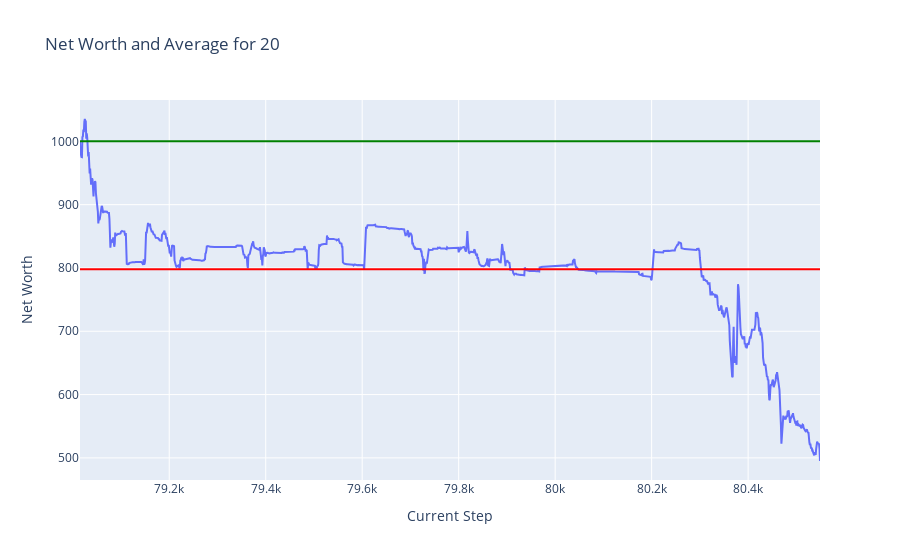
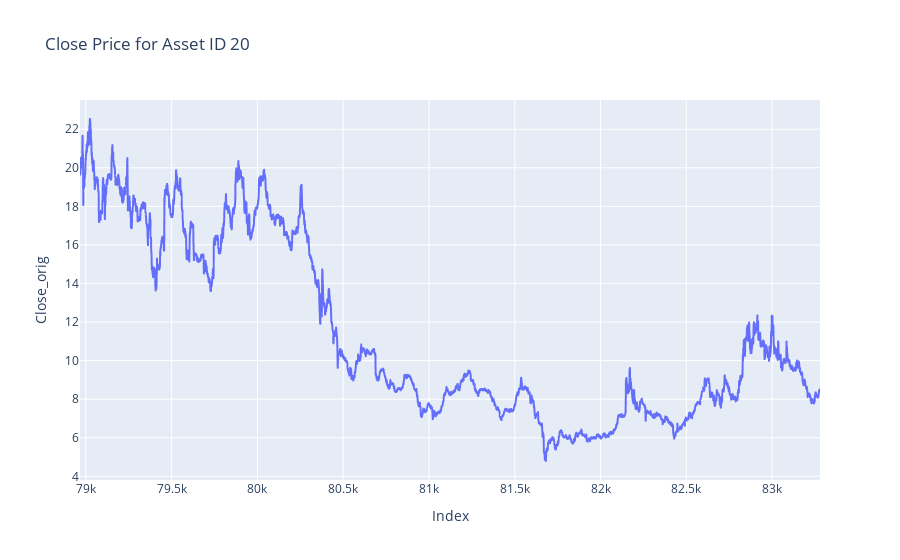
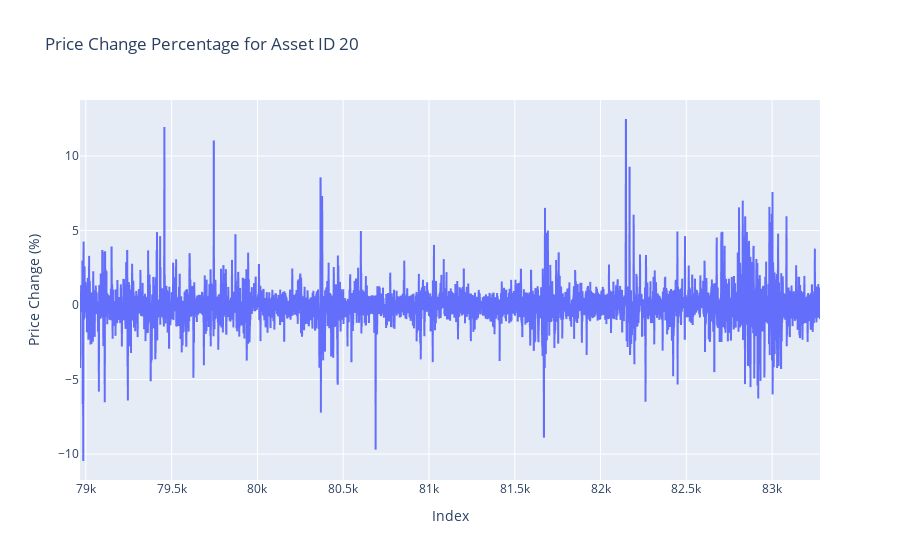
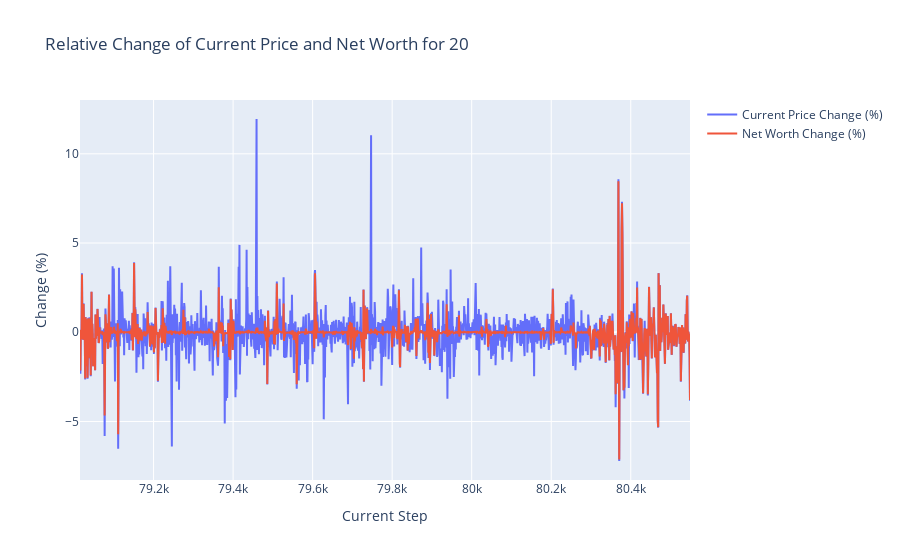

The notebook cell these images were saved under, in order:
### Markdown cell above
## Plots

### Code cell
token = 20
plot_token_data(df = train_hist_df, token = token)
plot_close_by_asset(df= train_df, asset_id= token)
plot_price_change_by_asset(df= train_df, asset_id= token)
plot_relative_change_by_token(df = train_hist_df, token = token)

### Figure 1 — Plotly figure (JSON) as saved in the notebook; plotly's stock layout.template omitted (floating-point values rounded to 4 significant figures; data arrays with more than 128 entries replaced by an {"elided": "..."} marker saying what was removed)
{"data": [{"mode": "lines", "name": "Net Worth", "type": "scatter", "x": {"elided": "1535 int values"}, "y": {"elided": "1535 float values"}}], "layout": {"shapes": [{"line": {"color": "green"}, "name": "Net Worth = 1000", "type": "line", "x0": 0, "x1": 1, "xref": "x domain", "y0": 1000, "y1": 1000, "yref": "y"}, {"line": {"color": "red"}, "name": "Average Net Worth = 798.05", "type": "line", "x0": 0, "x1": 1, "xref": "x domain", "y0": 798.1, "y1": 798.1, "yref": "y"}], "title": {"text": "Net Worth and Average for 20"}, "xaxis": {"title": {"text": "Current Step"}}, "yaxis": {"title": {"text": "Net Worth"}}}}

### Figure 2 — Plotly figure (JSON) as saved in the notebook; plotly's stock layout.template omitted (floating-point values rounded to 4 significant figures; data arrays with more than 128 entries replaced by an {"elided": "..."} marker saying what was removed)
{"data": [{"hovertemplate": "Index=%{x}<br>Close_orig=%{y}<extra></extra>", "legendgroup": "", "line": {"color": "#636efa", "dash": "solid"}, "marker": {"symbol": "circle"}, "mode": "lines", "name": "", "showlegend": false, "type": "scattergl", "x": {"elided": "4314 int values"}, "xaxis": "x", "y": {"elided": "4314 float values"}, "yaxis": "y"}], "layout": {"legend": {"tracegroupgap": 0}, "title": {"text": "Close Price for Asset ID 20"}, "xaxis": {"anchor": "y", "domain": [0, 1], "title": {"text": "Index"}}, "yaxis": {"anchor": "x", "domain": [0, 1], "title": {"text": "Close_orig"}}}}

### Figure 3 — Plotly figure (JSON) as saved in the notebook; plotly's stock layout.template omitted (floating-point values rounded to 4 significant figures; data arrays with more than 128 entries replaced by an {"elided": "..."} marker saying what was removed)
{"data": [{"hovertemplate": "Index=%{x}<br>Price Change (%)=%{y}<extra></extra>", "legendgroup": "", "line": {"color": "#636efa", "dash": "solid"}, "marker": {"symbol": "circle"}, "mode": "lines", "name": "", "showlegend": false, "type": "scattergl", "x": {"elided": "4314 int values"}, "xaxis": "x", "y": {"elided": "4314 float values"}, "yaxis": "y"}], "layout": {"legend": {"tracegroupgap": 0}, "title": {"text": "Price Change Percentage for Asset ID 20"}, "xaxis": {"anchor": "y", "domain": [0, 1], "title": {"text": "Index"}}, "yaxis": {"anchor": "x", "domain": [0, 1], "title": {"text": "Price Change (%)"}}}}

### Figure 4 — Plotly figure (JSON) as saved in the notebook; plotly's stock layout.template omitted (floating-point values rounded to 4 significant figures; data arrays with more than 128 entries replaced by an {"elided": "..."} marker saying what was removed)
{"data": [{"mode": "lines", "name": "Current Price Change (%)", "type": "scatter", "x": {"elided": "1535 int values"}, "y": {"elided": "1535 float values"}}, {"mode": "lines", "name": "Net Worth Change (%)", "type": "scatter", "x": {"elided": "1535 int values"}, "y": {"elided": "1535 float values"}}], "layout": {"title": {"text": "Relative Change of Current Price and Net Worth for 20"}, "xaxis": {"title": {"text": "Current Step"}}, "yaxis": {"title": {"text": "Change (%)"}}}}
